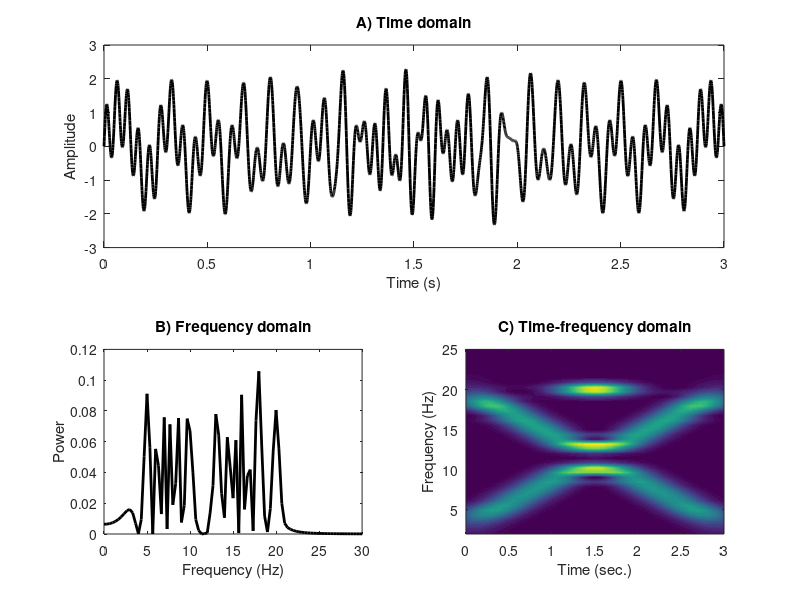
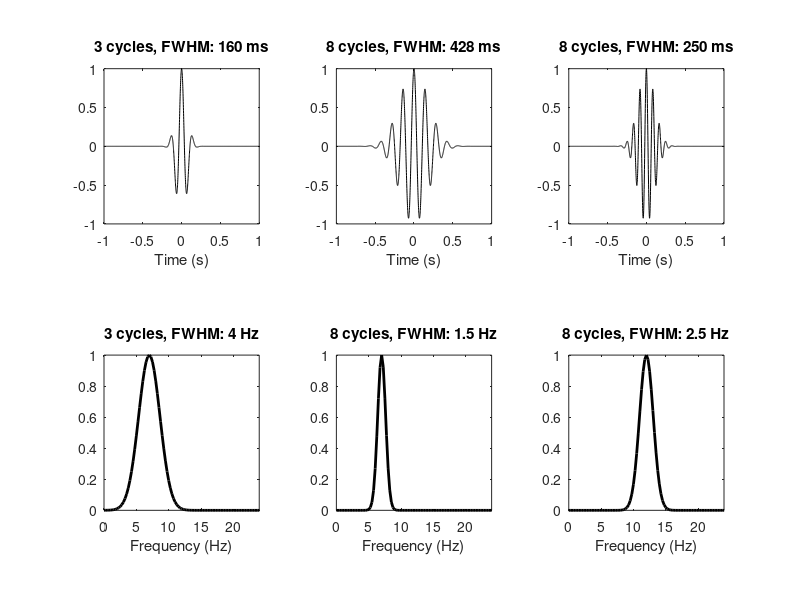
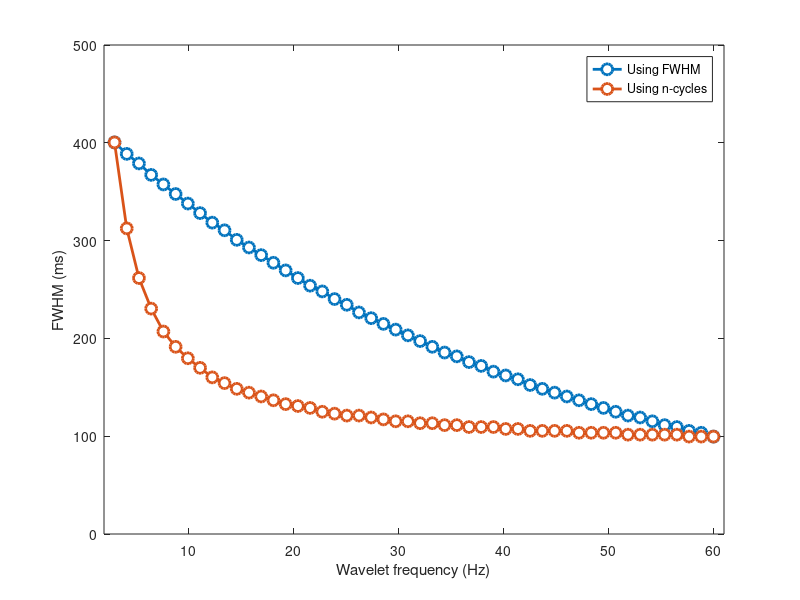
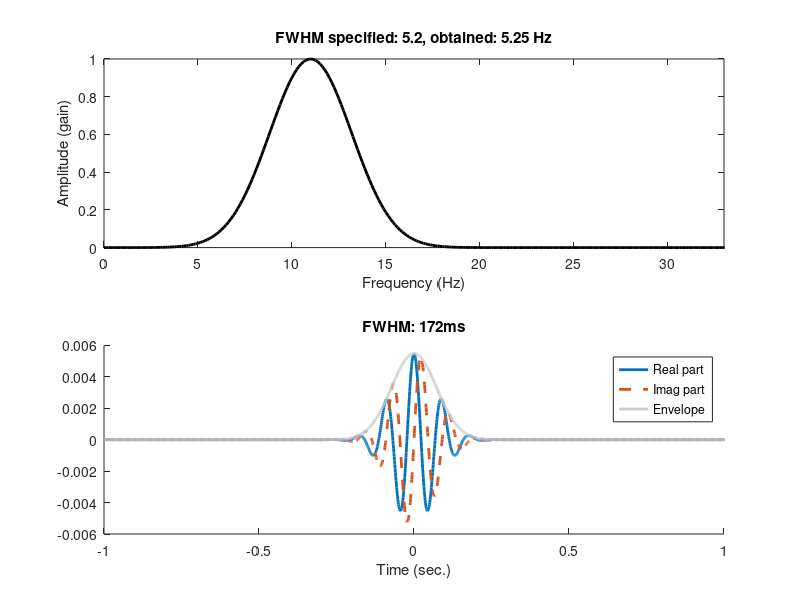

These charts were generated, in order, by the following MATLAB code: (Note: this script raises an error after producing the figures.)
%%%
%    Morelet wavelet FWHM definition
%    
%    This code accompanies the paper:
%           "A better way to define and describe Morlet wavelets for time-frequency analysis"
%           by MX Cohen (NeuroImage, 2019)
% 
%    Questions? -> mikexcohen@gmail.com
%%%

%% Figure 1: The happy time-frequency man

clear

%%% generate signal
srate = 1000;
time  = (0:3*srate)/srate;
pnts  = length(time);

f1 = [3 20];
f2 = [20 3];

transgaus = exp( -(time-mean(time)).^2 / .2 );

signal = sin(2*pi*time.*linspace(f1(1),mean(f1),pnts)) + ...
         sin(2*pi*time.*linspace(f2(1),mean(f2),pnts)) + ...
         sin(2*pi*time*20).*transgaus;


%%% static power spectrum
hz = linspace(0,srate/2,floor(pnts/2)+1);
powr = (2*abs(fft(signal)/pnts)).^2;


%%% time-frequency analysis
nfrex = 40;
frex = linspace(2,25,nfrex);
fwhm = linspace(.8,.7,nfrex);

% setup wavelet and convolution parameters
wavet = -2:1/srate:2;
halfw = floor(length(wavet)/2)+1;
nConv = pnts + length(wavet) - 1;

% initialize time-frequency matrix
tf = zeros(length(frex),pnts);

% spectrum of data
dataX = fft(signal,nConv);

% loop over frequencies
for fi=1:length(frex)
    
    % create wavelet
    waveX = fft( exp(2*1i*pi*frex(fi)*wavet).*exp(-4*log(2)*wavet.^2/fwhm(fi).^2),nConv );
    waveX = waveX./max(waveX); % normalize
    
    % convolve
    as = ifft( waveX.*dataX );
    % trim and reshape
    as = as(halfw:end-halfw+1);
    
    % power
    tf(fi,:) = abs(as).^2;
end


%%% plotting

figure(1), clf
subplot(211)
plot(time,signal,'k','linew',2)
xlabel('Time (s)'), ylabel('Amplitude')
set(gca,'xlim',time([1 end]))
title('A) Time domain')


subplot(223)
plot(hz,powr(1:length(hz)),'k','linew',2)
set(gca,'xlim',[0 30])
xlabel('Frequency (Hz)'), ylabel('Power')
title('B) Frequency domain')


subplot(224)
contourf(time,frex,tf,40,'linecolor','none')
xlabel('Time (sec.)'), ylabel('Frequency (Hz)')
title('C) Time-frequency domain')

% colormap(bluewhitered(64))


%% Figure 2: Big confusion from little wavelets

clear

% simulation parameters
freq1 = 7; % of the wavelet
freq2 = 12;
srate = 1000;
time  = -2:1/srate:2;
pnts  = length(time);

% define number of cycles
numcycles = [ 3 8 ];

% create the sine wave and two Gaussian windows
sinwave1 = cos(2*pi*freq1*time);
sinwave2 = cos(2*pi*freq2*time);
gauswin1 = exp( -time.^2 / (2* (numcycles(1)/(2*pi*freq1))^2 ) );
gauswin2 = exp( -time.^2 / (2* (numcycles(2)/(2*pi*freq1))^2 ) );
gauswin3 = exp( -time.^2 / (2* (numcycles(2)/(2*pi*freq2))^2 ) );


% create the two wavelets
morletwave1 = sinwave1 .* gauswin1;
morletwave2 = sinwave1 .* gauswin2;
morletwave3 = sinwave2 .* gauswin3;


% compute the empirical temporal FWHM in seconds (later converted to ms)
midp = dsearchn(time',0);
fwhmT(1) = time(midp-1+dsearchn(gauswin1(midp:end)',.5)) - time(dsearchn(gauswin1(1:midp)',.5));
fwhmT(2) = time(midp-1+dsearchn(gauswin2(midp:end)',.5)) - time(dsearchn(gauswin2(1:midp)',.5));
fwhmT(3) = time(midp-1+dsearchn(gauswin3(midp:end)',.5)) - time(dsearchn(gauswin3(1:midp)',.5));


% normalized power spectra of the wavelets
powspect1 = abs(fft(morletwave1)/pnts).^2;
powspect1 = powspect1 ./ max(powspect1);

powspect2 = abs(fft(morletwave2)/pnts).^2;
powspect2 = powspect2 ./ max(powspect2);

powspect3 = abs(fft(morletwave3)/pnts).^2;
powspect3 = powspect3 ./ max(powspect3);


hz = linspace(0,srate/2,floor(pnts/2)+1);

idx1 = dsearchn(hz',freq1);
idx2 = dsearchn(hz',freq2);
fwhmF(1) = hz(idx1-1+dsearchn(powspect1(idx1:end)',.5)) - hz(dsearchn(powspect1(1:idx1)',.5));
fwhmF(2) = hz(idx1-1+dsearchn(powspect2(idx1:end)',.5)) - hz(dsearchn(powspect2(1:idx1)',.5));
fwhmF(3) = hz(idx2-1+dsearchn(powspect3(idx2:end)',.5)) - hz(dsearchn(powspect3(1:idx2)',.5));






%%% plotting
figure(2), clf
subplot(231)
plot(time,morletwave1,'k')
xlabel('Time (s)'), axis square
title([ num2str(numcycles(1)) ' cycles, FWHM: ' num2str(fwhmT(1)*1000) ' ms' ])
set(gca,'xlim',[-1 1])

subplot(232)
plot(time,morletwave2,'k')
xlabel('Time (s)'), axis square
title([ num2str(numcycles(2)) ' cycles, FWHM: ' num2str(fwhmT(2)*1000) ' ms' ])
set(gca,'xlim',[-1 1])

subplot(233)
plot(time,morletwave3,'k')
xlabel('Time (s)'), axis square
title([ num2str(numcycles(2)) ' cycles, FWHM: ' num2str(fwhmT(3)*1000) ' ms' ])
set(gca,'xlim',[-1 1])




subplot(234)
plot(hz,powspect1(1:length(hz)),'k','linew',2)
set(gca,'xlim',[0 freq2*2])
xlabel('Frequency (Hz)'), axis square
title([ num2str(numcycles(1)) ' cycles, FWHM: ' num2str(fwhmF(1)) ' Hz' ])

subplot(235)
plot(hz,powspect2(1:length(hz)),'k','linew',2)
set(gca,'xlim',[0 freq2*2])
xlabel('Frequency (Hz)'), axis square
title([ num2str(numcycles(2)) ' cycles, FWHM: ' num2str(fwhmF(2)) ' Hz' ])

subplot(236)
plot(hz,powspect3(1:length(hz)),'k','linew',2)
set(gca,'xlim',[0 freq2*2])
xlabel('Frequency (Hz)'), axis square
title([ num2str(numcycles(2)) ' cycles, FWHM: ' num2str(fwhmF(3)) ' Hz' ])


%% Figure 3: FWHM vs. number-of-cycles

clear


% specify frequencies
frex = linspace(3,60,50);
fwhm = linspace(.4,.1,length(frex)); % in ms
fwhm = logspace(log10(.4),log10(.1),length(frex)); % in ms
ncyc = linspace(3.2,16,length(frex));



% parameters for complex Morlet wavelets
srate = 1024;
wavtime  = -2:1/srate:2;
midp = dsearchn(wavtime',0);


% outputs
empfwhm = zeros(length(frex),2);

% loop over frequencies
for fi=1:length(frex)
    
    % create the Gaussian using the FWHM formula (equation 3)
    gwin = exp( (-4*log(2)*wavtime.^2) ./ fwhm(fi)^2 );
    
    % measure the empirical fwhm
    empfwhm(fi,1) = wavtime(midp-1+dsearchn(gwin(midp:end)',.5)) - wavtime(dsearchn(gwin(1:midp)',.5));
    
    
    
    % create the Gaussian using the n-cycles formula (equations 1-2)
    s    = ncyc(fi) / (2*pi*frex(fi));
    gwin = exp( -wavtime.^2 ./ (2*s^2) );
    
    % empirical FWHM
    empfwhm(fi,2) = wavtime(midp-1+dsearchn(gwin(midp:end)',.5)) - wavtime(dsearchn(gwin(1:midp)',.5));
end

figure(3), clf

plot(frex,empfwhm*1000,'o-','markersize',8,'markerfacecolor','w','linew',2)
xlabel('Wavelet frequency (Hz)'), ylabel('FWHM (ms)')
legend({'Using FWHM';'Using n-cycles'})
set(gca,'xlim',[frex(1)-1 frex(end)+1])

%% Figure 4: Defining wavelets in the frequency domain

clear


% specify wavelet parameters
peakf = 11;
fwhm  = 5.2;

% specify simulation details
npnts = 8001;
srate = 1000;


% vector of frequencies
hz = linspace(0,srate,npnts);

% frequency-domain Gaussian
s  = fwhm*(2*pi-1)/(4*pi); % normalized width
x  = hz-peakf;             % shifted frequencies
fx = exp(-.5*(x/s).^2);    % gaussian

% empirical FWHM
idx = dsearchn(hz',peakf);
empfwhmF = hz(idx-1+dsearchn(fx(idx:end)',.5)) - hz(dsearchn(fx(1:idx)',.5));



% time-domain wavelet
morletwavelet = fftshift( ifft(fx) );
time = (-floor(npnts/2):floor(npnts/2))/srate;

% FWHM of wavelet in the time domain
midp = dsearchn(time',0);
mw_amp = abs(morletwavelet);
mw_amp = mw_amp./max(mw_amp);
empfwhmT = time(midp-1+dsearchn(mw_amp(midp:end)',.5)) - time(dsearchn(mw_amp(1:midp)',.5));



%%% plotting
figure(5), clf
subplot(211)
plot(hz,fx,'k','linew',2)
set(gca,'xlim',[0 peakf*3])
xlabel('Frequency (Hz)'), ylabel('Amplitude (gain)')
title([ 'FWHM specified: ' num2str(fwhm) ', obtained: ' num2str(empfwhmF) ' Hz' ])

subplot(212), hold on
plot(time,real(morletwavelet),'linew',2)
plot(time,imag(morletwavelet),'--','linew',2)
h = plot(time,abs(morletwavelet),'linew',2);
set(h,'color',[1 1 1]*.8)
set(gca,'xlim',[-1 1])
legend({'Real part';'Imag part';'Envelope'})
xlabel('Time (sec.)')
title([ 'FWHM: ' num2str(empfwhmT*1000) 'ms' ])

%% Figure 5a: The real deal (fixed FWHM)

% note: this is one channel from one dataset from 
% Cohen, M.X., 2015. Comparison of different spatial transformations applied to EEG data: A case study of error processing. Int. J. Psychophysiol. 97, 245–257

load MorletWaveletDefinition_data.mat

%%% time-frequency parameters
nfrex = 80;
frex  = linspace(2,40,nfrex);
fwhm  = [.1 .5 2];

% timimg parameters
bidx = dsearchn(EEG.times',[-500 -200]');
tidx = dsearchn(EEG.times',-500):dsearchn(EEG.times',1300);


% setup wavelet and convolution parameters
wavet = -5:1/EEG.srate:5;
halfw = floor(length(wavet)/2)+1;
nConv = EEG.pnts*EEG.trials + length(wavet) - 1;


% initialize time-frequency matrix
tf = zeros(length(frex),length(tidx),length(fwhm));


% spectrum of data
dataX = fft(reshape(EEG.data,1,[]),nConv);


figure(5), clf
clim = [-2 2];


%%% loop over FWHM parameter settings
for fwhmi=1:length(fwhm)
    
    % loop over frequencies
    for fi=1:length(frex)
        
        % create wavelet
        waveX = fft( exp(2*1i*pi*frex(fi)*wavet).*exp(-4*log(2)*wavet.^2/fwhm(fwhmi).^2),nConv );
        waveX = waveX./max(waveX); % normalize
        
        % convolve
        as = ifft( waveX.*dataX );
        % trim and reshape
        as = reshape(as(halfw:end-halfw+1),EEG.pnts,EEG.trials);
        
        % power
        p = mean( abs(as).^2 ,2);
        tf(fi,:,fwhmi) = 10*log10( p(tidx)/mean(p(bidx(1):bidx(2))) );
        
        % empirical FWHM
        hz = linspace(0,EEG.srate,nConv);
        idx = dsearchn(hz',frex(fi));
        fx = abs(waveX);
        empfwhm(fwhmi,fi) = hz(idx-1+dsearchn(fx(idx:end)',.5)) - hz(dsearchn(fx(1:idx)',.5));

    end
    
    % plots.
    subplot(2,2,fwhmi)
    contourf(EEG.times(tidx),frex,squeeze(tf(:,:,fwhmi)),60,'linecolor','none')
    set(gca,'clim',clim,'YScale','log','YTick',logspace(log10(frex(1)),log10(frex(end)),10),'YTickLabel',round(logspace(log10(frex(1)),log10(frex(end)),10),2))
    axis square
    title([ num2str(fwhm(fwhmi)) ' sec' ])
end

% colormap(bluewhitered(64))

%% Figure 5a: The real deal (variable FWHM)

fwhm = linspace(1,.2,length(frex));

% loop over frequencies
for fi=1:length(frex)
    
    % create wavelet
    waveX = fft( exp(2*1i*pi*frex(fi)*wavet).*exp(-4*log(2)*wavet.^2/fwhm(fi).^2),nConv );
    waveX = waveX./max(waveX); % normalize
    
    % convolve
    as = ifft( waveX.*dataX );
    % trim and reshape2 to 40 Hz in 
    as = reshape(as(halfw:end-halfw+1),EEG.pnts,EEG.trials);
    
    % power
    p = mean( abs(as).^2 ,2);
    tf(fi,:,4) = 10*log10( p(tidx)/mean(p(bidx(1):bidx(2))) );
    
    
    % empirical FWHM
    hz = linspace(0,EEG.srate,nConv);
    idx = dsearchn(hz',frex(fi));
    fx = abs(waveX);
    empfwhm(4,fi) = hz(idx-1+dsearchn(fx(idx:end)',.5)) - hz(dsearchn(fx(1:idx)',.5));

end

% plots.
subplot(2,2,4)
contourf(EEG.times(tidx),frex,squeeze(tf(:,:,4)),60,'linecolor','none')
set(gca,'clim',clim,'YScale','log','YTick',logspace(log10(frex(1)),log10(frex(end)),10),'YTickLabel',round(logspace(log10(frex(1)),log10(frex(end)),10),2))
axis square
title([ num2str(fwhm(1)) '-' num2str(fwhm(end)) ])

%% Figure 5b: the real deal, part deux

figure(6), clf

empfwhm(empfwhm>100) = nan;
plot(frex,empfwhm,'s','markerfacecolor','w','linew',2,'markersize',8)
legend({'100','500','2000','var'})
set(gca,'ylim',[0 18],'xlim',[frex(1)-1 frex(end)+1])
xlabel('Peak frequency (Hz)'), ylabel('FWHM (Hz)')
axis square

%% done.
